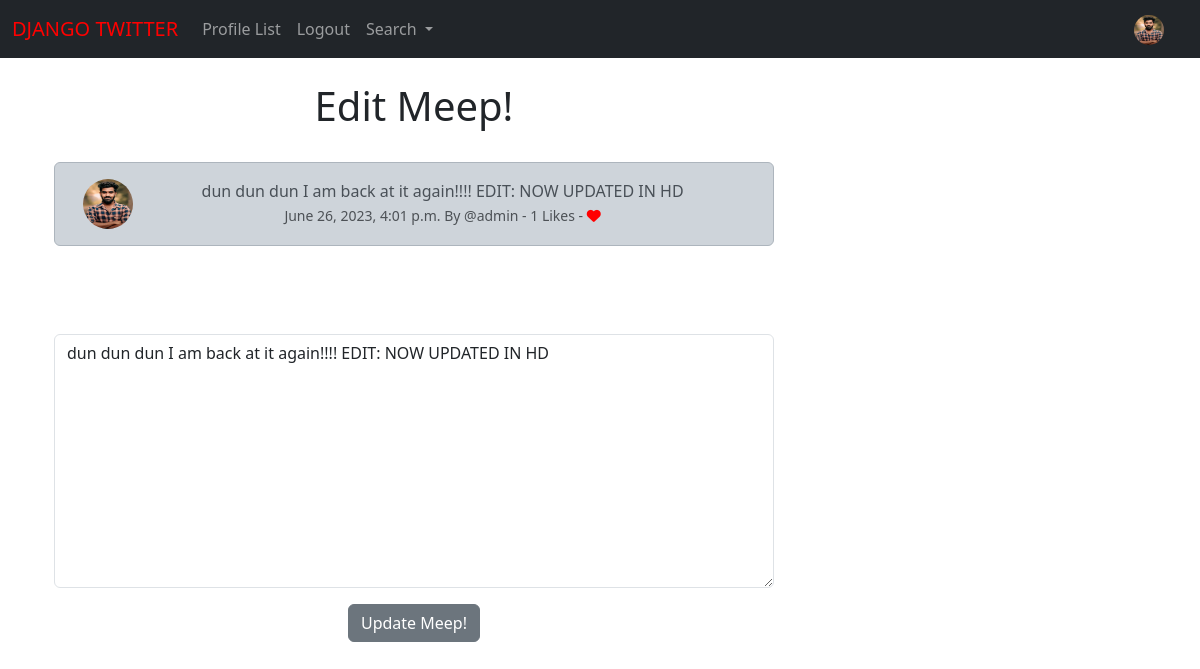
/edit_meep/8 (signed in), run on the app's committed database.
### musker/models.py (models this page shows, shortened)
class Profile(models.Model):
	user = models.OneToOneField(User, on_delete=models.CASCADE)
	follows = models.ManyToManyField("self", related_name="followed_by", symmetrical=False, blank = True)
	date_modified = models.DateTimeField(User, auto_now=True)
	profile_image = models.ImageField(null=True, blank=True, upload_to="images/")
	profile_bio = models.CharField(null=True, blank=True, max_length=500)
	homepage_link = models.CharField(null=True, blank=True, max_length=100)
	facebook_link = models.CharField(null=True, blank=True, max_length=100)
	instagram_link = models.CharField(null=True, blank=True, max_length=100)
	linkedin_link = models.CharField(null=True, blank=True, max_length=100)

class Meep(models.Model):
	user = models.ForeignKey(
		User, related_name="meeps",
		on_delete=models.DO_NOTHING
		)
	body = models.CharField(max_length=200)
	created_at = models.DateTimeField(auto_now_add=True)
	likes = models.ManyToManyField(User, related_name="meep_like", blank=True)
	def number_of_likes(self):
		return self.likes.count()

### musker/views.py (the view)
# urls.py: path('edit_meep/<int:pk>', views.edit_meep, name='edit_meep'),
def edit_meep(request, pk):
	if request.user.is_authenticated:
		meep = get_object_or_404(Meep, id=pk)
		if request.user.username == meep.user.username:
			form = MeepForm(request.POST or None, instance=meep)
			if request.method == "POST":
				if form.is_valid():
					meep = form.save(commit=False)
					meep.user = request.user
					meep.save()
					messages.success(request, ("Your Meep Has Been Updated!"))
					return redirect('home')
			else:
				return render(request, "edit_meep.html", {'form':form, 'meep':meep})
		else:
			messages.success(request, ("You don't own that meep!!"))
			return redirect('home')
	else:
		messages.success(request, ("You Must Be Logged In To Delete!"))
		return redirect('home')

### musker/forms.py
class MeepForm(forms.ModelForm):
	body = forms.CharField(required=True,
		widget=forms.widgets.Textarea(
			attrs={
			"placeholder": "Enter Your Musker Meep!",
			"class":"form-control",
			}
			),
			label="",
		)
	class Meta:
		model = Meep
		exclude = ("user", "likes", )

### musker/templates/edit_meep.html (shortened to what this page needs)
{% extends 'base.html' %}
{% load static %}
{% block content %}
	<div class="container text-center">
		<div class="row">
			<div class="col-8">
	<h1>Edit Meep!</h1>
<br/>
		<div class="alert alert-dark" role="alert">
	<div class="container">
		<div class="row">
			<div class="col-1">
				{% if meep.user.profile.profile_image %}
				<img src="{{ meep.user.profile.profile_image.url }}"
				width=50 height=50 class="
				rounded-circle" alt="{{ profile.user.username }}">
				{% else %}
				<img src="{% static 'images/default_profile_pic' %}"
				width=50 height=50 class="
				rounded-circle" alt="{{ profile.user.username }}">
				{% endif %}
			</div>
		<div class="col-11">
  		{{ meep.body }} <br/>
		<small class="text-muted">
			{{ meep.created_at }} By
			@{{ meep.user.username }}
			- {{ meep.number_of_likes }} Likes -
			{% if user in meep.likes.all %}
			<a href="{% url 'meep_like' meep.id %}">
				<i class="fa-solid fa-heart" style="color:red"></i>
			</a>
			{% else %}
			<a href="{% url 'meep_like' meep.id %}">
				<i class="fa fa-heart-o" style="color:red"></i>
			</a>
			{% endif %}
		</small>
		</div><br/><br/>
		</div>
	</div>
</div>
	<br/><br/><br/>
{% if form %}
<form  method=POST>
	{{ form.as_p }}
	<button type="submit" class="btn btn-secondary">Update Meep!</button>
  </form>
{% endif %}
</div>
{% endblock %}

### musker/templates/navbar.html (shortened to what this page needs)
{% load static %}
<nav class="navbar navbar-expand-lg navbar-dark bg-dark">
  <div class="container-fluid">
    <a style="color:red;" class="navbar-brand" href="{% url 'home' %}">DJANGO TWITTER</a>
    <div class="collapse navbar-collapse" id="navbarSupportedContent">
      <ul class="navbar-nav me-auto mb-2 mb-lg-0">
        <li class="nav-item">
          <a class="nav-link" href="{% url 'profile_list' %}">Profile List</a>
        </li>
	{% if user.is_authenticated %}
        <li class="nav-item">
          <a class="nav-link" href="{% url 'logout' %}">Logout</a>
        </li>
        {% endif %}
        <li class="nav-item dropdown">
          <a class="nav-link dropdown-toggle" href="#" role="button" data-bs-toggle="dropdown" aria-expanded="false">
            Search
          </a>
        </li>
      </ul>
      {% if user.is_authenticated %}
      <ul class="navbar-nav ml-auto">
        <li class="nav-link navbar-brand">
          <a href="{% url 'profile' request.user.id %}">
            {% if user.profile.profile_image %}
              <img src="{{ user.profile.profile_image.url }}" class="rounded-circle" width=30 height="30">
            {% else %}
            <img src="{% static 'images/default_profile_pic.png' %}" class="img-fluid rounded-circle" alt="Profile Image" width=30>
            {% endif %}
          </a>
        </li>
      </ul>
      {% endif%}
    </div>
  </div>
</nav>

### data on the page
Meep: user.profile.profile_image (picture), body "dun dun dun I am back at it again!!!! EDIT: NOW UPDATED IN HD", created_at "June 26, 2023, 4:01 p.m.", user.username "admin", number_of_likes "1"
